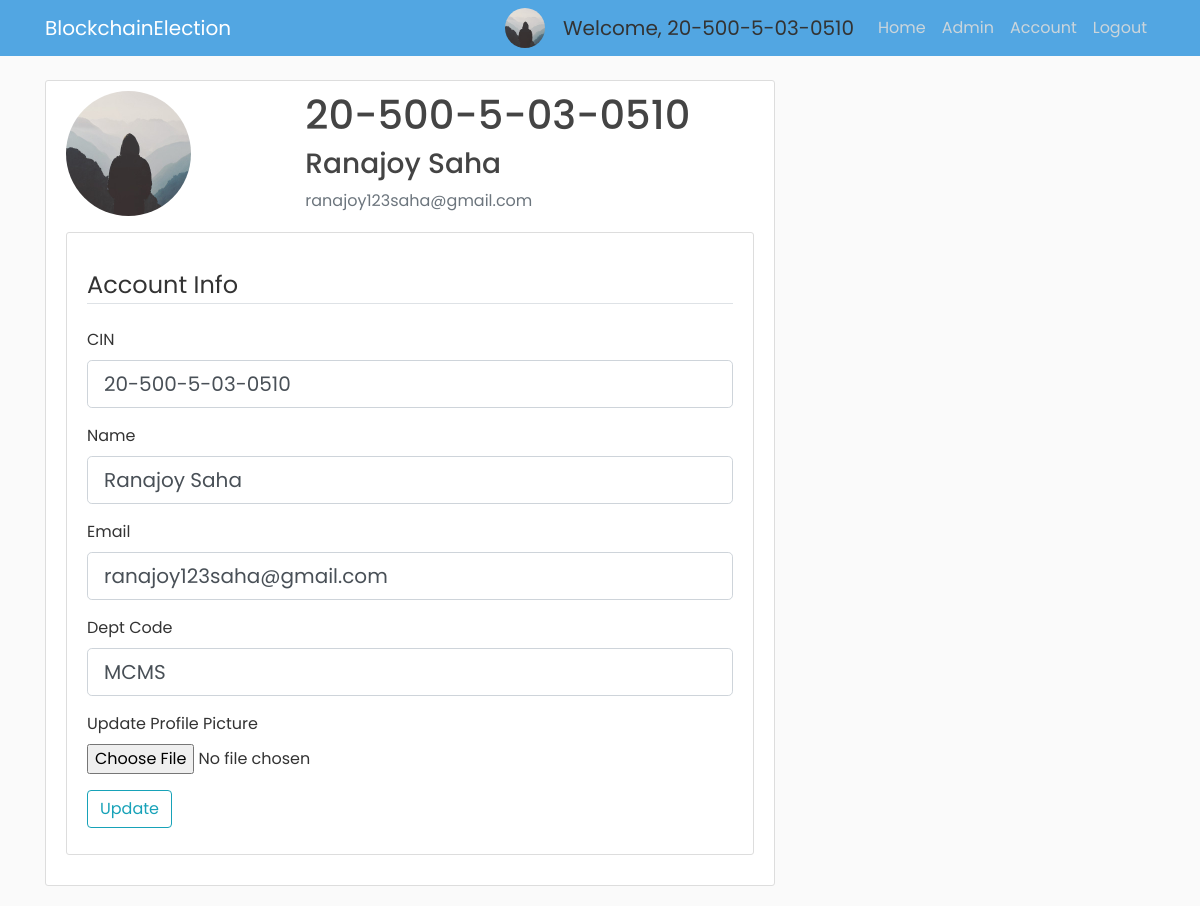
Page /account (signed in) on the earlier database version.
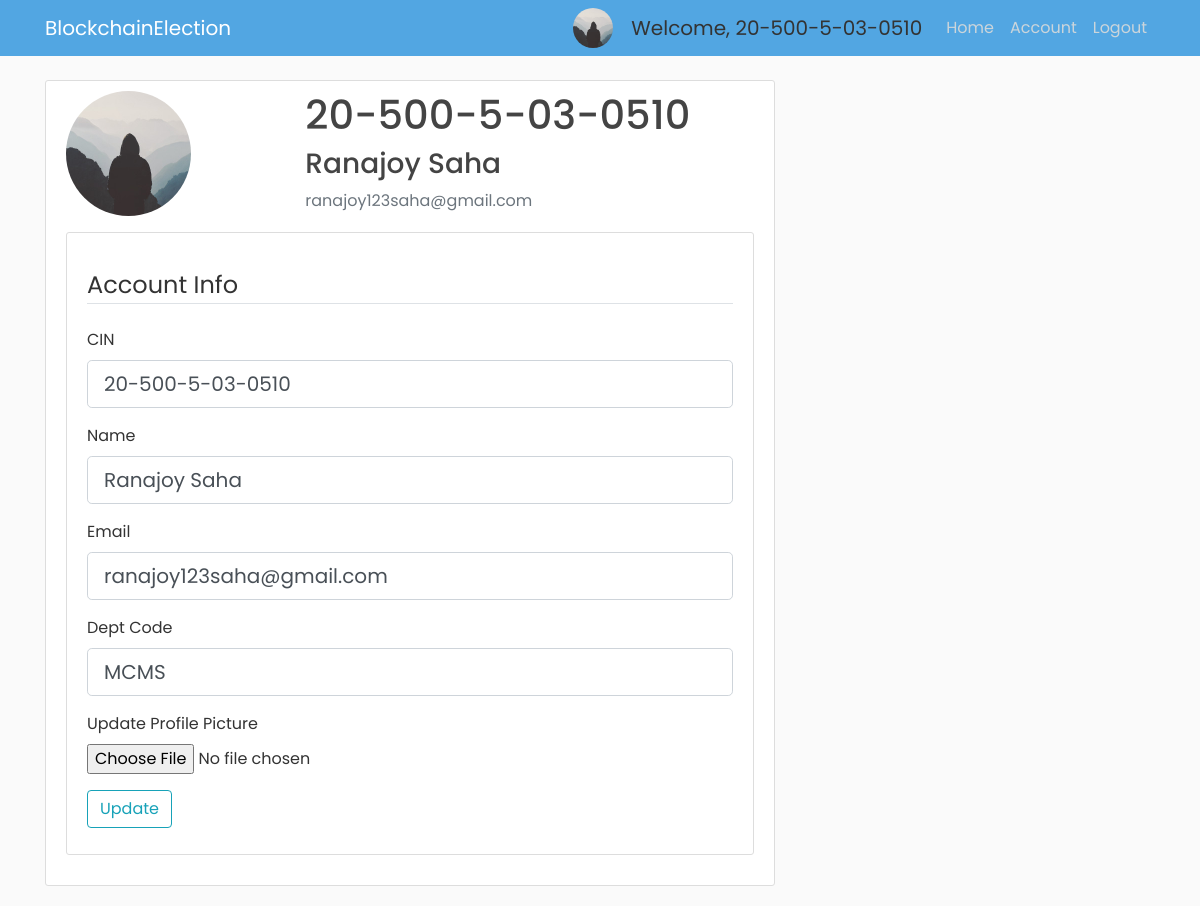
Same page on the later database version.
### app/models.py (models this page shows, shortened)
class Voter(db.Model, UserMixin):
    id = db.Column(db.Integer, primary_key=True)
    cin = db.Column(db.String(30), unique=True, nullable=False)
    name = db.Column(db.String(255), nullable=False)
    email = db.Column(db.String(30), unique=True, nullable=False)
    dept = db.Column(db.String(4), db.ForeignKey('department.dept_code'), nullable=False)
    imagefile = db.Column(db.String(20), nullable=False, default='default.jpg')
    password = db.Column(db.String(60), nullable=False)
    join_year = db.Column(db.Integer, nullable=False, default=2016)
    is_admin = db.Column(db.Boolean, default=False, nullable=False)

### app/routes.py (the view)
@app.route("/account", methods=['GET', 'POST'])
@login_required
def account():
    form = UpdateAccountForm()
    if form.validate_on_submit():
        if form.picture.data:
            picture_file = save_picture(form.picture.data)
            current_user.imagefile = picture_file
        current_user.cin = form.cin.data
        current_user.name = form.name.data
        current_user.email = form.email.data
        current_user.dept = form.dept.data
        db.session.commit()
        flash('Your account has been updated!', 'success')
        return redirect(url_for('account'))
    elif request.method == 'GET':
        form.cin.data = current_user.cin
        form.name.data = current_user.name
        form.email.data = current_user.email
        form.dept.data = current_user.dept
    image_file = url_for('static', filename='profile_pics/' + current_user.imagefile)
    return render_template("account.html", title="Account", image_file=image_file, form=form)

### app/forms.py (shortened to what this page needs)
class UpdateAccountForm(FlaskForm):
    cin = StringField('CIN', validators=[DataRequired()])
    name = StringField('Name', validators=[DataRequired(), Length(min=3, max=255)])
    email = StringField('Email', validators=[DataRequired(), Email()])
    dept = StringField('Dept Code', validators=[DataRequired(), Length(min=4, max=4)])
    picture = FileField('Update Profile Picture', validators=[FileAllowed(['jpg', 'png'])])
    submit = SubmitField('Update')

### app/models.py (called while the page is built)
@login_manager.user_loader
def load_user(user_id):
    return Voter.query.get(int(user_id))

### app/templates/account.html (shortened to what this page needs)
{% extends "base.html" %}
{% block content %}
    <div class="content-section">
        <div class="row">
            <div class="col-md-4">
                <img class="rounded-circle account-img" src="{{ image_file }}">
            </div>
            <div class="col-md-8">
                <h2 class="account-heading">{{ current_user.cin }}</h2>
                <h3>{{ current_user.name }}</h3>
                <p class="text-secondary">{{ current_user.email }}</p>
            </div>
        </div>
        <div class="content-section">
            <form action="" method="POST" enctype="multipart/form-data">
              <br class="form-group">
                <legend class="border-bottom mb-4">Account Info</legend>
                <div class="form-group">
                  {{ form.cin.label(class="form-control-label") }}
                  {% if form.cin.errors%}
                    {{ form.cin(class="form-control form-control-lg is-invalid") }}
                    <div class="invalid-feedback">
                      {% for error in form.cin.errors %}
                      <span>{{ error }}</span>
                      {% endfor %}
                    </div>
                  {% else %}
                    {{ form.cin(class="form-control form-control-lg") }}
                    {% endif %}
                </div>
                <div class="form-group mt-2">
                  {{ form.name.label(class="form-control-label") }}
                  {% if form.name.errors %}
                    {{ form.name(class="form-control form-control-lg is-invalid") }}
                    <div class="invalid-feedback">
                      {% for error in form.name.errors %}
                      <span>{{ error }}</span>
                      {% endfor %}
                    </div>
                  {% else %}
                  {{ form.name(class="form-control form-control-lg") }}
                  {% endif %}
                </div>
                <div class="form-group mt-2">
                  {{ form.email.label(class="form-control-label") }}
                  {% if form.email.errors %}
                    {{ form.email(class="form-control form-control-lg is-invalid") }}
                    <div class="invalid-feedback">
                      {% for error in form.email.errors %}
                      <span>{{ error }}</span>
                      {% endfor %}
                    </div>
                  {% else %}
                    {{ form.email(class="form-control form-control-lg") }}
                  {% endif %}
                </div>
                <div class="form-group mt-2">
                  {{ form.dept.label(class="form-control-label") }}
                  {% if form.dept.errors %}
                    {{ form.dept(class="form-control form-control-lg is-invalid") }}
                    <div class="invalid-feedback">
                      {% for error in form.dept.errors %}
                      <span>{{ error }}</span>
                      {% endfor %}
                    </div>
                  {% else %}
                    {{ form.dept(class="form-control form-control-lg") }}
                  {% endif %}
                </div>
                <div class="form-group mt-2">
                    {{ form.picture.label() }}
                    {{ form.picture(class="form-control-file") }}
                </div>
              <div class="form-group mt-3">
                {{ form.submit(class="btn btn-outline-info") }}
              </div>
            </form>
          </div>
    </div>
{% endblock content %}

### app/templates/base.html (shortened to what this page needs)
<!DOCTYPE html>
<html lang="en">
  <head>
    <link rel="stylesheet" href="https://maxcdn.bootstrapcdn.com/bootstrap/4.0.0/css/bootstrap.min.css">
    <link rel="stylesheet" type="text/css" href="{{ url_for('static', filename='main.css') }}">
  </head>
  <body>
    {% include 'navbar.html' %}
    <main role="main" class="container">
      <div class="row">
        <div class="col-md-8">
          {% block content %}
          {% endblock %}
        </div>
      </div>
    </main>
  </body>
</html>

### app/templates/navbar.html (shortened to what this page needs)
<header class="site-header">
  <nav class="navbar navbar-expand-md navbar-dark bg-steel fixed-top">
    <div class="container">
      <a class="navbar-brand mr-4" href="{{ url_for('home') }}">BlockchainElection</a>
      <div class="collapse navbar-collapse" id="navbarToggle">
        <div class="navbar-nav ml-auto">
          {% if current_user.is_admin %}
          <img class="rounded-circle account-img-small" src="/static/profile_pics/{{ current_user.imagefile }}">
          <a class="navbar-brand disabled ml-2" style="cursor: default;">Welcome, {{ current_user.cin }}</a>
          <a class="nav-item nav-link" href="{{ url_for('home') }}">Home</a>
          <a class="nav-item nav-link" href="{{ url_for('admin') }}">Admin</a>
          <a class="nav-item nav-link" href="{{ url_for('account') }}">Account</a>
          <a class="nav-item nav-link" href="{{ url_for('logout') }}">Logout</a>
          {% elif current_user.is_authenticated %}
          <img class="rounded-circle account-img-small" src="/static/profile_pics/{{ current_user.imagefile }}">
          <a class="navbar-brand disabled ml-2" style="cursor: default;">Welcome, {{ current_user.cin }}</a>
          <a class="nav-item nav-link" href="{{ url_for('home') }}">Home</a>
          <a class="nav-item nav-link" href="{{ url_for('account') }}">Account</a>
          <a class="nav-item nav-link" href="{{ url_for('logout') }}">Logout</a>
          {% else %}
            <a class="nav-item nav-link" href="{{ url_for('login') }}">Login</a>
            <a class="nav-item nav-link" href="{{ url_for('register') }}">Register</a>
          {% endif %}
        </div>
      </div>
    </div>
  </nav>
</header>

### app/static/main.css (style rules this page uses)
body { background: #fafafa; color: #333333; margin-top: 5rem; font-family: "Poppins", sans-serif; }
h1, h2, h3, h4, h5, h6 { color: #444444; }
.bg-steel { background-color: #52a6e2; }
.site-header .navbar-nav .nav-link { color: #cbd5db; }
.content-section { background: #ffffff; padding: 10px 20px; border: 1px solid #dddddd; border-radius: 3px; margin-bottom: 20px; }
.account-img { height: 125px; width: 125px; margin-right: 20px; margin-bottom: 16px; }
.account-img-small { height: 40px; width: 40px; margin-right: 10px; }
.account-heading { font-size: 2.5rem; }

Differences in the rows shown:
changed Voter "Ranajoy Saha": imagefile: picture added; is_admin True → False (drawn); imagefile: picture removed
Other differences:
text no longer shown: "Admin"
